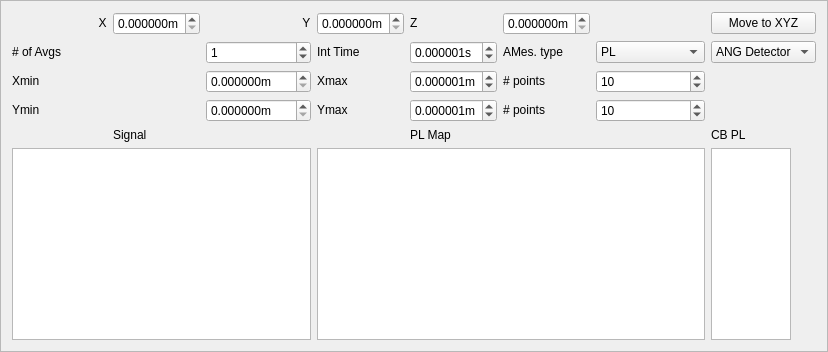
     <widget class="QFrame" name="frame_3">
      <property name="frameShape">
       <enum>QFrame::StyledPanel</enum>
      </property>
      <property name="frameShadow">
       <enum>QFrame::Raised</enum>
      </property>
      <layout class="QGridLayout" name="gridLayout_2">
       <item row="5" column="7">
        <widget class="PlotWidget" name="xy_cb_ViewWidget">
         <property name="sizePolicy">
          <sizepolicy hsizetype="Preferred" vsizetype="Preferred">
           <horstretch>0</horstretch>
           <verstretch>0</verstretch>
          </sizepolicy>
         </property>
         <property name="maximumSize">
          <size>
           <width>80</width>
           <height>16777215</height>
          </size>
         </property>
        </widget>
       </item>
       <item row="4" column="1">
        <widget class="QLabel" name="label_16">
         <property name="sizePolicy">
          <sizepolicy hsizetype="Minimum" vsizetype="Fixed">
           <horstretch>0</horstretch>
           <verstretch>0</verstretch>
          </sizepolicy>
         </property>
         <property name="text">
          <string>Signal</string>
         </property>
        </widget>
       </item>
       <item row="5" column="0" colspan="3">
        <widget class="PlotWidget" name="dummy_graph"/>
       </item>
       <item row="3" column="6">
        <widget class="QSpinBox" name="ynpts_doubleSpinBox">
         <property name="minimum">
          <number>0</number>
         </property>
         <property name="maximum">
          <number>2000</number>
         </property>
         <property name="singleStep">
          <number>1</number>
         </property>
         <property name="value">
          <number>10</number>
         </property>
        </widget>
       </item>
       <item row="4" column="4">
        <widget class="QLabel" name="label_17">
         <property name="sizePolicy">
          <sizepolicy hsizetype="Minimum" vsizetype="Fixed">
           <horstretch>0</horstretch>
           <verstretch>0</verstretch>
          </sizepolicy>
         </property>
         <property name="text">
          <string>PL Map</string>
         </property>
        </widget>
       </item>
       <item row="5" column="3" colspan="4">
        <widget class="ScanPlotWidget" name="xy_ViewWidget">
         <property name="sizePolicy">
          <sizepolicy hsizetype="Expanding" vsizetype="Expanding">
           <horstretch>0</horstretch>
           <verstretch>0</verstretch>
          </sizepolicy>
         </property>
         <property name="transformationAnchor">
          <enum>QGraphicsView::AnchorUnderMouse</enum>
         </property>
        </widget>
       </item>
       <item row="4" column="7">
        <widget class="QLabel" name="label_22">
         <property name="sizePolicy">
          <sizepolicy hsizetype="Minimum" vsizetype="Fixed">
           <horstretch>0</horstretch>
           <verstretch>0</verstretch>
          </sizepolicy>
         </property>
         <property name="text">
          <string>CB PL</string>
         </property>
        </widget>
       </item>
       <item row="3" column="3">
        <widget class="QLabel" name="label_12">
         <property name="sizePolicy">
          <sizepolicy hsizetype="Minimum" vsizetype="Fixed">
           <horstretch>0</horstretch>
           <verstretch>0</verstretch>
          </sizepolicy>
         </property>
         <property name="text">
          <string>Ymax</string>
         </property>
        </widget>
       </item>
       <item row="3" column="5">
        <widget class="QLabel" name="label_11">
         <property name="sizePolicy">
          <sizepolicy hsizetype="Minimum" vsizetype="Fixed">
           <horstretch>0</horstretch>
           <verstretch>0</verstretch>
          </sizepolicy>
         </property>
         <property name="text">
          <string># points</string>
         </property>
        </widget>
       </item>
       <item row="2" column="6">
        <widget class="QSpinBox" name="xnpts_doubleSpinBox">
         <property name="minimum">
          <number>0</number>
         </property>
         <property name="maximum">
          <number>2000</number>
         </property>
         <property name="singleStep">
          <number>1</number>
         </property>
         <property name="value">
          <number>10</number>
         </property>
         <property name="displayIntegerBase">
          <number>10</number>
         </property>
        </widget>
       </item>
       <item row="2" column="4">
        <widget class="ScienDSpinBox" name="xmax_doubleSpinBox">
         <property name="sizePolicy">
          <sizepolicy hsizetype="Minimum" vsizetype="Fixed">
           <horstretch>0</horstretch>
           <verstretch>0</verstretch>
          </sizepolicy>
         </property>
         <property name="suffix">
          <string>m</string>
         </property>
         <property name="decimals">
          <number>6</number>
         </property>
         <property name="minimum">
          <double>0.000000000000000</double>
         </property>
         <property name="maximum">
          <double>0.000200000000000</double>
         </property>
         <property name="singleStep">
          <double>0.010000000000000</double>
         </property>
         <property name="value">
          <double>0.000001000000000</double>
         </property>
        </widget>
       </item>
       <item row="1" column="7">
        <widget class="QComboBox" name="mes_input_type_window_comboBox">
         <item>
          <property name="text">
           <string>ANG Detector</string>
          </property>
         </item>
         <item>
          <property name="text">
           <string>PHT Counter</string>
          </property>
         </item>
        </widget>
       </item>
       <item row="2" column="3">
        <widget class="QLabel" name="label_9">
         <property name="sizePolicy">
          <sizepolicy hsizetype="Minimum" vsizetype="Fixed">
           <horstretch>0</horstretch>
           <verstretch>0</verstretch>
          </sizepolicy>
         </property>
         <property name="text">
          <string>Xmax</string>
         </property>
        </widget>
       </item>
       <item row="3" column="2">
        <widget class="ScienDSpinBox" name="ymin_doubleSpinBox">
         <property name="sizePolicy">
          <sizepolicy hsizetype="Minimum" vsizetype="Fixed">
           <horstretch>0</horstretch>
           <verstretch>0</verstretch>
          </sizepolicy>
         </property>
         <property name="suffix">
          <string>m</string>
         </property>
         <property name="decimals">
          <number>6</number>
         </property>
         <property name="minimum">
          <double>0.000000000000000</double>
         </property>
         <property name="maximum">
          <double>0.000200000000000</double>
         </property>
         <property name="singleStep">
          <double>0.010000000000000</double>
         </property>
         <property name="value">
          <double>0.000000000000000</double>
         </property>
        </widget>
       </item>
       <item row="2" column="2">
        <widget class="ScienDSpinBox" name="xmin_doubleSpinBox">
         <property name="sizePolicy">
          <sizepolicy hsizetype="Minimum" vsizetype="Fixed">
           <horstretch>0</horstretch>
           <verstretch>0</verstretch>
          </sizepolicy>
         </property>
         <property name="suffix">
          <string>m</string>
         </property>
         <property name="decimals">
          <number>6</number>
         </property>
         <property name="minimum">
          <double>0.000000000000000</double>
         </property>
         <property name="maximum">
          <double>0.000200000000000</double>
         </property>
         <property name="singleStep">
          <double>0.010000000000000</double>
         </property>
         <property name="value">
          <double>0.000000000000000</double>
         </property>
        </widget>
       </item>
       <item row="2" column="0">
        <widget class="QLabel" name="label_8">
         <property name="sizePolicy">
          <sizepolicy hsizetype="Minimum" vsizetype="Fixed">
           <horstretch>0</horstretch>
           <verstretch>0</verstretch>
          </sizepolicy>
         </property>
         <property name="text">
          <string>Xmin</string>
         </property>
        </widget>
       </item>
       <item row="3" column="4">
        <widget class="ScienDSpinBox" name="ymax_doubleSpinBox">
         <property name="sizePolicy">
          <sizepolicy hsizetype="Minimum" vsizetype="Fixed">
           <horstretch>0</horstretch>
           <verstretch>0</verstretch>
          </sizepolicy>
         </property>
         <property name="suffix">
          <string>m</string>
         </property>
         <property name="decimals">
          <number>6</number>
         </property>
         <property name="minimum">
          <double>0.000000000000000</double>
         </property>
         <property name="maximum">
          <double>0.000200000000000</double>
         </property>
         <property name="singleStep">
          <double>0.010000000000000</double>
         </property>
         <property name="value">
          <double>0.000001000000000</double>
         </property>
        </widget>
       </item>
       <item row="3" column="0">
        <widget class="QLabel" name="label_13">
         <property name="sizePolicy">
          <sizepolicy hsizetype="Minimum" vsizetype="Fixed">
           <horstretch>0</horstretch>
           <verstretch>0</verstretch>
          </sizepolicy>
         </property>
         <property name="text">
          <string>Ymin</string>
         </property>
        </widget>
       </item>
       <item row="2" column="5">
        <widget class="QLabel" name="label_10">
         <property name="sizePolicy">
          <sizepolicy hsizetype="Minimum" vsizetype="Fixed">
           <horstretch>0</horstretch>
           <verstretch>0</verstretch>
          </sizepolicy>
         </property>
         <property name="text">
          <string># points</string>
         </property>
        </widget>
       </item>
       <item row="1" column="0">
        <widget class="QLabel" name="label_18">
         <property name="sizePolicy">
          <sizepolicy hsizetype="Minimum" vsizetype="Fixed">
           <horstretch>0</horstretch>
           <verstretch>0</verstretch>
          </sizepolicy>
         </property>
         <property name="text">
          <string># of Avgs</string>
         </property>
        </widget>
       </item>
       <item row="0" column="0">
        <widget class="QLabel" name="label_15">
         <property name="sizePolicy">
          <sizepolicy hsizetype="Minimum" vsizetype="Fixed">
           <horstretch>0</horstretch>
           <verstretch>0</verstretch>
          </sizepolicy>
         </property>
         <property name="text">
          <string>                          X</string>
         </property>
        </widget>
       </item>
       <item row="1" column="3">
        <widget class="QLabel" name="label_19">
         <property name="sizePolicy">
          <sizepolicy hsizetype="Minimum" vsizetype="Fixed">
           <horstretch>0</horstretch>
           <verstretch>0</verstretch>
          </sizepolicy>
         </property>
         <property name="text">
          <string>Int Time</string>
         </property>
        </widget>
       </item>
       <item row="1" column="5">
        <widget class="QLabel" name="label_21">
         <property name="sizePolicy">
          <sizepolicy hsizetype="Minimum" vsizetype="Fixed">
           <horstretch>0</horstretch>
           <verstretch>0</verstretch>
          </sizepolicy>
         </property>
         <property name="text">
          <string>AMes. type</string>
         </property>
        </widget>
       </item>
       <item row="0" column="4">
        <widget class="QLabel" name="label_25">
         <property name="sizePolicy">
          <sizepolicy hsizetype="Minimum" vsizetype="Fixed">
           <horstretch>0</horstretch>
           <verstretch>0</verstretch>
          </sizepolicy>
         </property>
         <property name="text">
          <string>Z</string>
         </property>
        </widget>
       </item>
       <item row="1" column="2">
        <widget class="QSpinBox" name="navg_doubleSpinBox">
         <property name="minimum">
          <number>0</number>
         </property>
         <property name="maximum">
          <number>10000</number>
         </property>
         <property name="singleStep">
          <number>1</number>
         </property>
         <property name="value">
          <number>1</number>
         </property>
        </widget>
       </item>
       <item row="1" column="4">
        <widget class="ScienDSpinBox" name="int_time_doubleSpinBox">
         <property name="sizePolicy">
          <sizepolicy hsizetype="Minimum" vsizetype="Fixed">
           <horstretch>0</horstretch>
           <verstretch>0</verstretch>
          </sizepolicy>
         </property>
         <property name="suffix">
          <string>s</string>
         </property>
         <property name="decimals">
          <number>6</number>
         </property>
         <property name="minimum">
          <double>0.000000000000000</double>
         </property>
         <property name="maximum">
          <double>2.000000000000000</double>
         </property>
         <property name="singleStep">
          <double>0.010000000000000</double>
         </property>
         <property name="value">
          <double>0.000001000000000</double>
         </property>
        </widget>
       </item>
       <item row="1" column="6">
        <widget class="QComboBox" name="mes_type_window_comboBox">
         <item>
          <property name="text">
           <string>PL</string>
          </property>
         </item>
         <item>
          <property name="text">
           <string>Contrast</string>
          </property>
         </item>
         <item>
          <property name="text">
           <string>Contrast_fmax</string>
          </property>
         </item>
         <item>
          <property name="text">
           <string>T1</string>
          </property>
         </item>
         <item>
          <property name="text">
           <string>Rabi</string>
          </property>
         </item>
         <item>
          <property name="text">
           <string>Ramsey</string>
          </property>
         </item>
         <item>
          <property name="text">
           <string>Hahn_echo</string>
          </property>
         </item>
         <item>
          <property name="text">
           <string>ODMR Dip</string>
          </property>
         </item>
        </widget>
       </item>
       <item row="0" column="2">
        <widget class="QLabel" name="label_14">
         <property name="sizePolicy">
          <sizepolicy hsizetype="Minimum" vsizetype="Fixed">
           <horstretch>0</horstretch>
           <verstretch>0</verstretch>
          </sizepolicy>
         </property>
         <property name="text">
          <string>                             Y</string>
         </property>
        </widget>
       </item>
       <item row="0" column="5">
        <widget class="ScienDSpinBox" name="zpos_doubleSpinBox">
         <property name="sizePolicy">
          <sizepolicy hsizetype="Minimum" vsizetype="Fixed">
           <horstretch>0</horstretch>
           <verstretch>0</verstretch>
          </sizepolicy>
         </property>
         <property name="suffix">
          <string>m</string>
         </property>
         <property name="decimals">
          <number>6</number>
         </property>
         <property name="minimum">
          <double>0.000000000000000</double>
         </property>
         <property name="maximum">
          <double>0.000200000000000</double>
         </property>
         <property name="singleStep">
          <double>0.010000000000000</double>
         </property>
         <property name="value">
          <double>0.000000000000000</double>
         </property>
        </widget>
       </item>
       <item row="0" column="1">
        <widget class="ScienDSpinBox" name="xpos_doubleSpinBox">
         <property name="sizePolicy">
          <sizepolicy hsizetype="Minimum" vsizetype="Fixed">
           <horstretch>0</horstretch>
           <verstretch>0</verstretch>
          </sizepolicy>
         </property>
         <property name="suffix">
          <string>m</string>
         </property>
         <property name="decimals">
          <number>6</number>
         </property>
         <property name="minimum">
          <double>0.000000000000000</double>
         </property>
         <property name="maximum">
          <double>0.000200000000000</double>
         </property>
         <property name="singleStep">
          <double>0.010000000000000</double>
         </property>
         <property name="value">
          <double>0.000000000000000</double>
         </property>
        </widget>
       </item>
       <item row="0" column="3">
        <widget class="ScienDSpinBox" name="ypos_doubleSpinBox">
         <property name="sizePolicy">
          <sizepolicy hsizetype="Minimum" vsizetype="Fixed">
           <horstretch>0</horstretch>
           <verstretch>0</verstretch>
          </sizepolicy>
         </property>
         <property name="suffix">
          <string>m</string>
         </property>
         <property name="decimals">
          <number>6</number>
         </property>
         <property name="minimum">
          <double>0.000000000000000</double>
         </property>
         <property name="maximum">
          <double>0.000200000000000</double>
         </property>
         <property name="singleStep">
          <double>0.010000000000000</double>
         </property>
         <property name="value">
          <double>0.000000000000000</double>
         </property>
        </widget>
       </item>
       <item row="0" column="7">
        <widget class="QPushButton" name="movetoxy_btn">
         <property name="text">
          <string>Move to XYZ</string>
         </property>
        </widget>
       </item>
      </layout>
     </widget>
